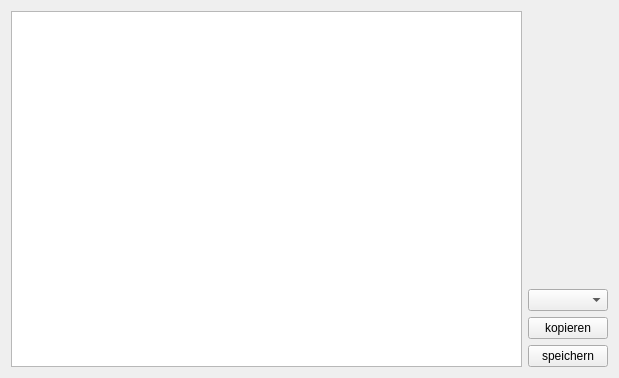
<?xml version="1.0" encoding="UTF-8"?>
<ui version="4.0">
 <class>Logger</class>
 <widget class="QWidget" name="Logger">
  <property name="geometry">
   <rect>
    <x>0</x>
    <y>0</y>
    <width>619</width>
    <height>378</height>
   </rect>
  </property>
  <property name="windowTitle">
   <string>Form</string>
  </property>
  <layout class="QHBoxLayout" name="horizontalLayout">
   <item>
    <widget class="QListWidget" name="logList">
     <property name="horizontalScrollBarPolicy">
      <enum>Qt::ScrollBarAlwaysOff</enum>
     </property>
     <property name="editTriggers">
      <set>QAbstractItemView::NoEditTriggers</set>
     </property>
     <property name="showDropIndicator" stdset="0">
      <bool>false</bool>
     </property>
     <property name="selectionMode">
      <enum>QAbstractItemView::ExtendedSelection</enum>
     </property>
     <property name="textElideMode">
      <enum>Qt::ElideNone</enum>
     </property>
     <property name="wordWrap">
      <bool>true</bool>
     </property>
    </widget>
   </item>
   <item>
    <layout class="QVBoxLayout" name="verticalLayout">
     <item>
      <spacer name="verticalSpacer">
       <property name="orientation">
        <enum>Qt::Vertical</enum>
       </property>
       <property name="sizeHint" stdset="0">
        <size>
         <width>20</width>
         <height>40</height>
        </size>
       </property>
      </spacer>
     </item>
     <item>
      <widget class="QComboBox" name="logLevelCB"/>
     </item>
     <item>
      <widget class="QPushButton" name="copyPB">
       <property name="text">
        <string>kopieren</string>
       </property>
      </widget>
     </item>
     <item>
      <widget class="QPushButton" name="savePB">
       <property name="text">
        <string>speichern</string>
       </property>
      </widget>
     </item>
    </layout>
   </item>
  </layout>
 </widget>
 <resources/>
 <connections/>
</ui>
